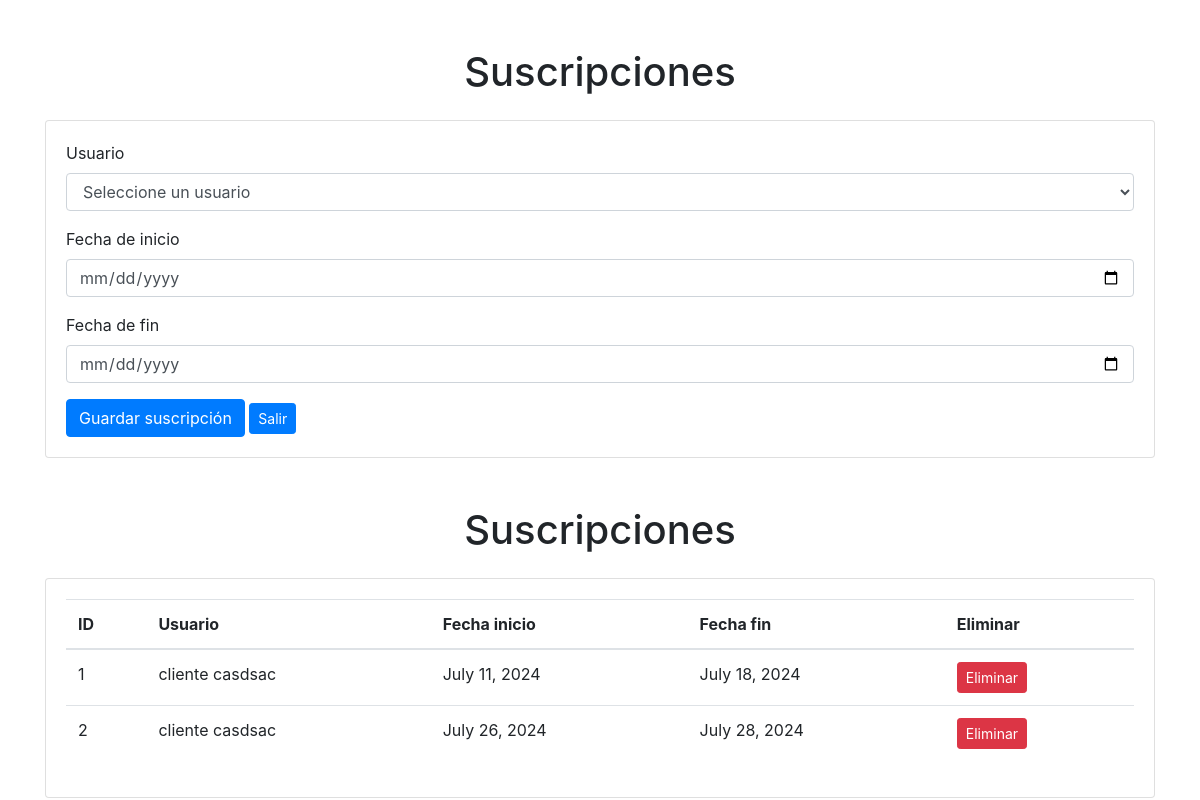
Before: /administrar/mantenedorSuscripcion/ with the older database file.
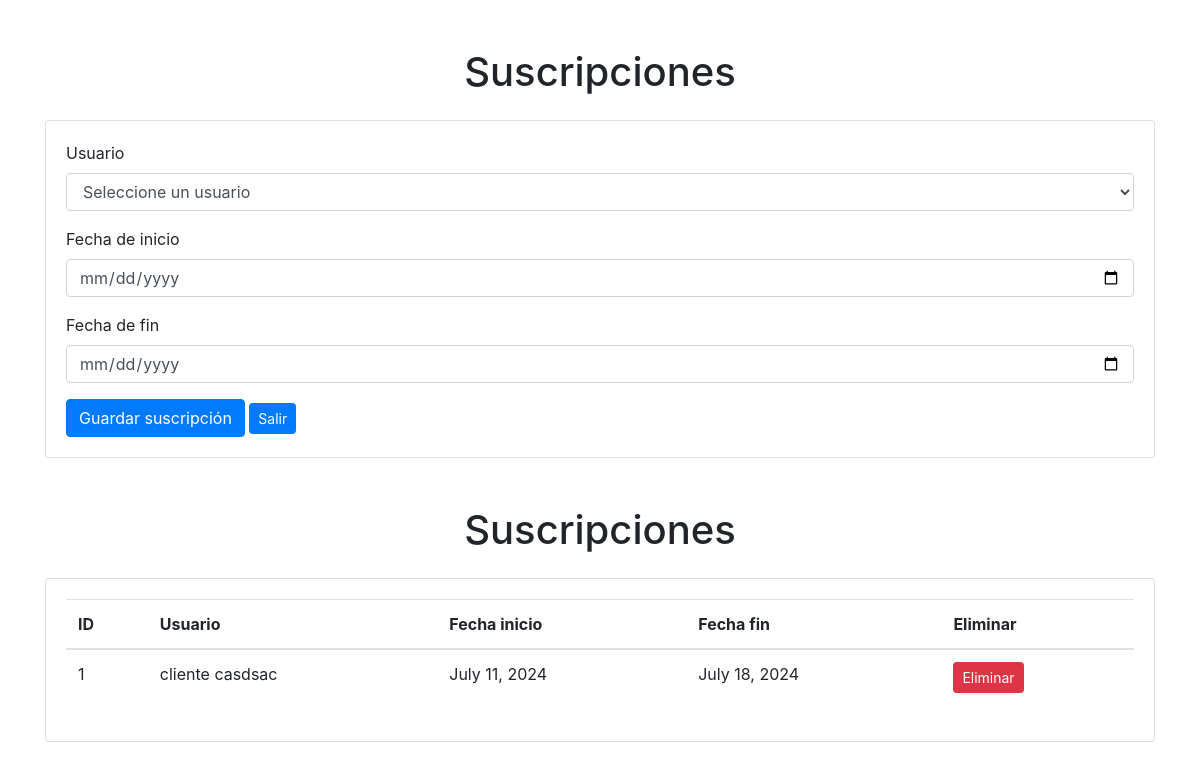
After: the same page with the newer database file.
### aplicacion/models.py (models this page shows, shortened)
class Suscripcion(models.Model):
    IdSuscripcion = models.AutoField(primary_key=True)
    usuario = models.ForeignKey(Usuario, on_delete=models.CASCADE)
    fecha_inicio = models.DateField()
    fecha_fin = models.DateField()

class Usuario(models.Model):
    IdUsuario = models.AutoField(primary_key=True)
    tipo_usuario = models.ForeignKey(TipoUsuario, on_delete=models.CASCADE)
    nombre = models.CharField(max_length=255)
    email = models.EmailField(unique=True)
    password = models.CharField(max_length=255)

### aplicacion/views.py (the view)
# urls.py: path('administrar/mantenedorSuscripcion/', views.mantenedorSuscripcion, name='mantenedorSuscripcion'),
def mantenedorSuscripcion(request):
    usuario = Usuario.objects.all()
    suscripciones = Suscripcion.objects.all()
    return render(request, 'aplicacion/suscripcion.html', {'suscripciones': suscripciones, 'usuarios': usuario})

### aplicacion/templates/aplicacion/suscripcion.html (shortened to what this page needs)
{% load static %}
<!DOCTYPE html>
<html lang="es">
<head>
    <link rel="stylesheet" href="{% static 'css/style.css' %}">
    <link rel="stylesheet" href="https://stackpath.bootstrapcdn.com/bootstrap/4.5.2/css/bootstrap.min.css">
</head>
<body>
    <div class="container mt-5">
        <h1 class="text-center">Suscripciones</h1>
        <div class="card mt-4">
            <div class="card-body">
                <form>
                    <div class="form-group">
                        <label for="usuario">Usuario</label>
                        <select class="form-control" id="cmbUsuario">
                            <option value="0">Seleccione un usuario</option>
                        </select>
                    </div>
                    <div class="form-group">
                        <label for="fecha_inicio">Fecha de inicio</label>
                        <input type="date" class="form-control" id="fecha_inicio" placeholder="Fecha de inicio">
                    </div>
                    <div class="form-group">
                        <label for="fecha_fin">Fecha de fin</label>
                        <input type="date" class="form-control" id="fecha_fin" placeholder="Fecha de fin">
                    </div>
                    <button type="button" class="btn btn-primary" onclick="agregarSuscripcion();">Guardar suscripción</button>
                    <a href=".." class="btn btn-sm btn-primary">Salir</a>
                </form>
            </div>
        </div>
    </div>
    <div class="container mt-5">
        <h1 class="text-center">Suscripciones</h1>
        <div class="card mt-4">
            <div class="card-body">
                <table class="table">
                    <thead>
                        <tr>
                            <th>ID</th>
                            <th>Usuario</th>
                            <th>Fecha inicio</th>
                            <th>Fecha fin</th>
                            <th>Eliminar</th>
                        </tr>
                    </thead>
                    <tbody>
                        {% for suscripcion in suscripciones %}
                        <tr>
                            <td>{{ suscripcion.IdSuscripcion}}</td>
                            <td>{{ suscripcion.usuario.nombre}}</td>
                            <td>{{ suscripcion.fecha_inicio }}</td>
                            <td>{{ suscripcion.fecha_fin }}</td>
                            <td>
                                <a href="{% url 'eliminar_suscripcion' suscripcion.IdSuscripcion %}" class="btn btn-sm btn-danger">Eliminar</a>
                            </td>
                        </tr>
                        {% endfor %}
                    </tbody>
                </table>
            </div>
        </div>
    </div>
</body>
</html>

Changed rows visible on the page:
removed Suscripcion: IdSuscripcion "2", usuario.nombre "cliente casdsac", fecha_inicio "July 26, 2024", fecha_fin "July 28, 2024"
